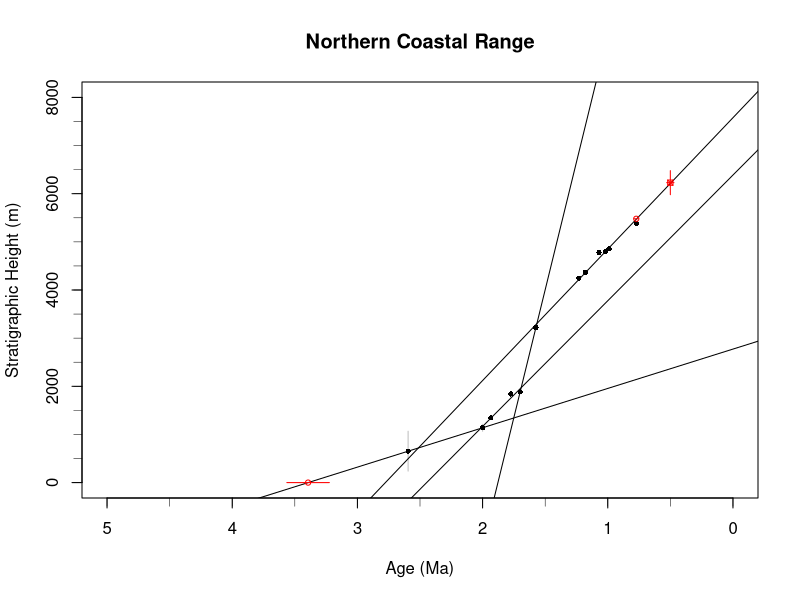

This chart was generated by the following R code: (Note: this script raises an error after producing the figure.)
#for stratigraphy data
Strat = read.csv('Thickness/Ages_N.csv')

age  = c(Strat$age[3:14])
age_err  = c(Strat$age_err[3:14])
top = c(Strat$mean_T[3:14])
top_err = c(Strat$mean_T_err[3:14])

a = age[1:7]
t = top[1:7]
upperREG <- lm(a ~ t)
plotupperREG <- lm(t ~ a)
a = age[7:8]
t = top[7:8]
upperREG2 <- lm(a ~ t)
plotupperREG2 <- lm(t ~ a)
a = age[8:11]
t = top[8:11]
lowerREG2 <- lm(a ~ t)
plotlowerREG2 <- lm(t ~ a)
a = age[11:12]
t = top[11:12]
lowerREG <- lm(a ~ t)
plotlowerREG <- lm(t ~ a)

#abline(lowerREG)
#abline(upperREG)
summary(upperREG)
summary(upperREG2)
summary(lowerREG2)
summary(lowerREG)

#predict strat top and eroded top
xinput = c(Strat$mean_T[1:2])
pAge_top = predict(upperREG, data.frame(t = xinput), se.fit=T, interval = 'confidence')
Strat$age[1:2] = pAge_top$fit[1:2]
Strat$age_err[1:2] = pAge_top$se.fit

#predict strat top and eroded top
xinput = c(Strat$mean_T[15])
pAge_base = predict(lowerREG, data.frame(t = xinput), se.fit=T, interval = 'confidence')
Strat$age[15] = pAge_base$fit[1]
#Strat$age_err[15] = pAge_base$se.fit
Strat$age_err[15] = Strat$age[15]*.05 #just give 5% error 

#####
#save following plot
pdf("Figures/AgeModel_N.pdf", width=3.5, height=3,pointsize = 9)

#plot data and error bar
plot(top~age, pch = 16,cex=.7, ylab="Stratigraphic Height (m)", xlab="Age (Ma)", main="Northern Coastal Range",ylim=(c(0,8000)), xlim=rev(c(0,5)))
rug(seq(0, 5, by=.5), ticksize = -0.02, side = 1)
rug(seq(0, 8000, by=500), ticksize = -0.02, side = 2)
arrows(age+age_err, top, age-age_err, top, length=0, angle=0, code=3, col ="grey", lwd=1)
arrows(age, top+top_err, age, top-top_err, length=0, angle=0, code=3, col ="grey", lwd=1)
points(top~age,pch=16,cex=.7)
#plot regression lines
abline(plotupperREG)
abline(plotupperREG2)
abline(plotlowerREG2)
abline(plotlowerREG)

#plot predicted data (upper)
xinput = c(Strat$mean_T[c(2,15)])
arrows(Strat$age[c(2,15)]+Strat$age_err[c(2,15)], Strat$mean_T[c(2,15)], Strat$age[c(2,15)]-Strat$age_err[c(2,15)], Strat$mean_T[c(2,15)], length=0, angle=0, code=3, col ="red", lwd=1)
arrows(Strat$age[c(2,15)], Strat$mean_T[c(2,15)]+Strat$mean_T_err[c(2,15)], Strat$age[c(2,15)], Strat$mean_T[c(2,15)]-Strat$mean_T_err[c(2,15)], length=0, angle=0, code=3, col ="red", lwd=1)
points(xinput~Strat$age[c(2,15)],col="red",cex=.7)
#plot predicted data (lower)
xinput = c(Strat$mean_T[1])
arrows(Strat$age[1]+Strat$age_err[1], Strat$mean_T[1], Strat$age[1]-Strat$age_err[1], Strat$mean_T[1], length=0, angle=0, code=3, col ="red", lwd=1)
arrows(Strat$age[1], Strat$mean_T[1]+Strat$mean_T_err[1], Strat$age[1], Strat$mean_T[1]-Strat$mean_T_err[1], length=0, angle=0, code=3, col ="red", lwd=1)
points(xinput~Strat$age[1],pch=7,col="red",cex=.7)

dev.off()

#######
#thickness....
top = Strat$mean_T
top_err = Strat$mean_T_err
T0 <- c(c(Strat$mean_T[1:14] - Strat$mean_T[2:15]),0)
T0err <- c(c(sqrt((Strat$mean_T_err[1:14])^2 + (Strat$mean_T_err[2:15])^2)), Strat$mean_T_err[15])

#Output data
age  = Strat$age[1:15]
age_err  = Strat$age_err[1:15]
unitno = Strat$unit[1:15]

StratUnits <- data.frame(Units = unitno, Age = age, Age_err = age_err, oT = T0, T0_err = T0err)
print(StratUnits)

write.csv(StratUnits, "Thickness/Ages_N_new.csv", row.names = FALSE)

#Find interceptions among regressions
REGintercept1 <- abs((unname(coef(upperREG2)[1])-unname(coef(upperREG)[1]))/(unname(coef(upperREG2)[2])-unname(coef(upperREG)[2])))
REGintercept2 <- abs((unname(coef(lowerREG2)[1])-unname(coef(upperREG2)[1]))/(unname(coef(lowerREG2)[2])-unname(coef(upperREG2)[2])))
REGintercept3 <- abs((unname(coef(lowerREG2)[1])-unname(coef(lowerREG)[1]))/(unname(coef(lowerREG2)[2])-unname(coef(lowerREG)[2])))
plotREGintercept1 <- abs((unname(coef(plotupperREG2)[1])-unname(coef(plotupperREG)[1]))/(unname(coef(plotupperREG2)[2])-unname(coef(plotupperREG)[2])))
plotREGintercept2 <- abs((unname(coef(plotlowerREG2)[1])-unname(coef(plotupperREG2)[1]))/(unname(coef(plotlowerREG2)[2])-unname(coef(plotupperREG2)[2])))
plotREGintercept3 <- abs((unname(coef(plotlowerREG2)[1])-unname(coef(plotlowerREG)[1]))/(unname(coef(plotlowerREG2)[2])-unname(coef(plotlowerREG)[2])))

#output regression functions
Regressions <- data.frame(Model = c("upper ages","upper ages 2","lower ages 2","lower ages")
                         , slope = c(unname(coef(upperREG)[2]),unname(coef(upperREG2)[2]),unname(coef(lowerREG2)[2]),unname(coef(lowerREG)[2]))
                         , slope_err = c(coef(summary(upperREG))[2, "Std. Error"],coef(summary(upperREG2))[2, "Std. Error"],coef(summary(lowerREG2))[2, "Std. Error"],coef(summary(lowerREG))[2, "Std. Error"])
                         , intercept = c(unname(coef(upperREG)[1]),unname(coef(upperREG2)[1]),unname(coef(lowerREG2)[1]),unname(coef(lowerREG)[1]))
                         , intercept_err = c(coef(summary(upperREG))[1, "Std. Error"],coef(summary(upperREG2))[1, "Std. Error"], coef(summary(lowerREG2))[1, "Std. Error"],coef(summary(lowerREG))[1, "Std. Error"])
                         , r_squared = c(summary(upperREG)$r.squared,summary(upperREG2)$r.squared, summary(lowerREG2)$r.squared,summary(lowerREG)$r.squared)
                         , p_slope = c(coef(summary(upperREG))[2, "Pr(>|t|)"],coef(summary(upperREG2))[2, "Pr(>|t|)"],coef(summary(lowerREG2))[2, "Pr(>|t|)"],coef(summary(lowerREG))[2, "Pr(>|t|)"])
                         , lowerupper = c(REGintercept1, REGintercept2, REGintercept3,0)
                         , upperbound = c(max(top), REGintercept1, REGintercept2, REGintercept3))

print(Regressions)
write.csv(Regressions, "Thickness/Age_DepthModel_N.csv", row.names = FALSE)

plotRegressions <- data.frame(Model = c("upper ages","upper ages 2","lower ages 2","lower ages")
                          , slope = c(unname(coef(plotupperREG)[2]),unname(coef(plotupperREG2)[2]),unname(coef(plotlowerREG2)[2]),unname(coef(plotlowerREG)[2]))
                          , slope_err = c(coef(summary(plotupperREG))[2, "Std. Error"],coef(summary(plotupperREG2))[2, "Std. Error"],coef(summary(plotlowerREG2))[2, "Std. Error"],coef(summary(plotlowerREG))[2, "Std. Error"])
                          , intercept = c(unname(coef(plotupperREG)[1]),unname(coef(plotupperREG2)[1]),unname(coef(plotlowerREG2)[1]),unname(coef(plotlowerREG)[1]))
                          , intercept_err = c(coef(summary(plotupperREG))[1, "Std. Error"],coef(summary(plotupperREG2))[1, "Std. Error"], coef(summary(plotlowerREG2))[1, "Std. Error"],coef(summary(plotlowerREG))[1, "Std. Error"])
                          , r_squared = c(summary(plotupperREG)$r.squared,summary(plotupperREG2)$r.squared, summary(plotlowerREG2)$r.squared,summary(plotlowerREG)$r.squared)
                          , p_slope = c(coef(summary(plotupperREG))[2, "Pr(>|t|)"],coef(summary(plotupperREG2))[2, "Pr(>|t|)"],coef(summary(plotlowerREG2))[2, "Pr(>|t|)"],coef(summary(plotlowerREG))[2, "Pr(>|t|)"])
                          , lowerupper = c(plotREGintercept1, plotREGintercept2, plotREGintercept3,max(age))
                          , upperbound = c(0, plotREGintercept1, plotREGintercept2, plotREGintercept3))

print(plotRegressions)
write.csv(plotRegressions, "Thickness/Depth_AgeModel_N.csv", row.names = FALSE)



########################
PBimport = read.csv('Thickness/Bathymetry_N.csv')

allStratH = c(PBimport$StratH)
allPB <- c(PBimport$W)
allPBerr <- c(PBimport$Werr)

PBage <- c()
PBageerr <- c()

for (i in 1:length(allStratH)) {
if (allStratH[i] >= REGintercept1 & !is.na(allStratH[i])) {
  xinput = allStratH[i]
  PredictedAge <- predict(upperREG, data.frame(t = xinput), se.fit=T, interval = 'confidence')
  PBage[i] <- unname(PredictedAge$fit[,1])
  PBageerr[i] <- unname(PredictedAge$se.fit)
}
else if (allStratH[i] < REGintercept1 & allStratH[i] > REGintercept2 & !is.na(allStratH[i])) {
    xinput = allStratH[i]
    PredictedAge <- predict(upperREG2, data.frame(t = xinput), se.fit=T, interval = 'confidence')
    PBage[i] <- unname(PredictedAge$fit[,1])
    #PBageerr[i] <- unname(PredictedAge$se.fit)
    PBageerr[i] <- PBage[i]*0.05 #just give 5% error 
}
else if (allStratH[i] <= REGintercept2 & allStratH[i] >= REGintercept3 & !is.na(allStratH[i])) {
    xinput = allStratH[i]
    PredictedAge <- predict(lowerREG2, data.frame(t = xinput), se.fit=T, interval = 'confidence')
    PBage[i] <- unname(PredictedAge$fit[,1])
    PBageerr[i] <- unname(PredictedAge$se.fit)
  }
else if (allStratH[i] < REGintercept3 & !is.na(allStratH[i])) {
  xinput = allStratH[i]
  PredictedAge <- predict(lowerREG, data.frame(t = xinput), se.fit=T, interval = 'confidence')
  PBage[i] <- unname(PredictedAge$fit[,1])
  #PBageerr[i] <- unname(PredictedAge$se.fit)
  PBageerr[i] <- PBage[i]*0.05 #just give 5% error 
}
else {
    PBage[i] <- NA
    PBageerr[i] <- NA
  }
}

AgePB <- data.frame(Age = PBage, Age_err = PBageerr, W = allPB, Werr = allPBerr, stratH = allStratH, section = PBimport$section, ID = PBimport$id, source = PBimport$Source)
AgePB_r <- AgePB[order(AgePB[,1]),]

print(AgePB_r)
write.csv(AgePB_r, "Thickness/PB_Age_N.csv", row.names = FALSE)

#calculate Paleobathymetry for each unit
ExtractedPB <- c()
ExtractedPBerr <- c()
MeanPB <- c()
sePB <- c()

StratUnits = read.csv('Thickness/Ages_N_new.csv')
age  = c(StratUnits$Age)
age_err  = c(StratUnits$Age_err)
unitno = c(StratUnits$Units)


for (i in 1:length(unitno)) {
    for (j in 1:length(AgePB$Age)) {
      if (abs(AgePB$Age[j] - age[i]) <= 0.2 & !is.na(AgePB$Age[j]) & !is.na(AgePB$W[j]) & AgePB$Werr[j] <= 4500) {
        ExtractedPB <- append(ExtractedPB, AgePB$W[j], after = length(ExtractedPB)) 
        ExtractedPBerr <- append(ExtractedPBerr, AgePB$Werr[j], after = length(ExtractedPBerr))
      }
      #already exclude PB data with error > 4500 (the detective limit of the logistic model by Haywood et al, 2016)
      MeanPB[i] <- mean(ExtractedPB, na.rm = TRUE)
      sePB[i] <- sqrt(sum(ExtractedPBerr^2))/length(ExtractedPBerr)
    }
  ExtractedPB <- c()
  ExtractedPBerr <- c()
}

sePB[sePB == "NaN"] = NA 

#arbitrarily make the last guessed paleobathymetery as the the half of the PB
MeanPB[1] <- MeanPB[3]/2
sePB[1] <- MeanPB[3]/2

print(MeanPB)
print(sePB)

UnitPB <- data.frame(Unit = unitno, W = MeanPB, Werr = sePB)
print(UnitPB)
write.csv(UnitPB, "Thickness/PB_Unit_N.csv", row.names = FALSE)


#####
#plot paleobathymetry-age diagram
pdf("Figures/PB_Age_N.pdf", width=3.5, height=2.25,pointsize = 7.5)

plot(AgePB_r$W~AgePB_r$Age, xlim=rev(c(0,5)), ylim=rev(c(0,3000)), pch=16, cex=.7, col="grey",xlab="Age (Ma)", ylab="Paleobathymetry, W (m)",main="N Coastal Ragne Paleobathymetry")
rug(seq(0, 5, by=0.5), ticksize = -0.02, side = 1)
rug(seq(0, 3000, by=500), ticksize = -0.02, side = 2)
arrows(AgePB_r$Age, (AgePB_r$W-AgePB_r$Werr), AgePB_r$Age, (AgePB_r$W+AgePB_r$Werr), length=0.01, angle=0, code=3, col ="grey")
arrows(AgePB_r$Age-AgePB_r$Age_err, AgePB_r$W, AgePB_r$Age+AgePB_r$Age_err, AgePB_r$W, length=0.01, angle=0, code=3, col ="grey")
#points(AgePB_r$W~AgePB_r$Age,pch=19, cex=.6)

points(MeanPB[2:length(MeanPB)]~age[2:length(age)], pch=16, cex=.8, col="red")
points(MeanPB[1]~age[1], pch=7,cex=.7,col="red")
arrows(age-age_err, MeanPB, age+age_err, MeanPB, length=0, angle=0, code=3, col ="red")
arrows(age, (MeanPB-sePB), age, (MeanPB+sePB), length=0, angle=0, code=3, col ="red")
#points(MeanPB~age,pch=19, cex=.6)

dev.off()


###########################
#deltaSL
Sealevelcurve = read.csv('Sealevel/SeaLevel_Miller2020.csv')
SL <- Sealevelcurve$SeaLevel
SLAge <- Sealevelcurve$Age.Ma.

StratUnits = read.csv('Thickness/Ages_N_new.csv')
age  = c(StratUnits$Age)
age_err  = c(StratUnits$Age_err)
unitno = c(StratUnits$Units)

ExtractedSL <- c()
MeanSL <- c()
seSL <- c()

for (i in 1:length(unitno)) {
  #for unit i-1
  for (j in 1:length(SL)) {
    if (SLAge[j] >= age[i]-age_err[i]-0.01 & SLAge[j] <= age[i]+age_err[i]+0.01) {
      ExtractedSL <- append(ExtractedSL, SL[j], after = length(ExtractedSL)) 
    }
    #already exclude PB data with error > 4500 (the detective limit of the logistic model by Haywood et al, 2016)
    MeanSL[i] <- mean(ExtractedSL)
    seSL[i] <- sd(ExtractedSL)/sqrt(length(ExtractedSL))
  }
  ExtractedSL <- c()
}

UnitSL <- data.frame(Unit = unitno, dSL = MeanSL, dSLerr = seSL)
print(UnitSL)
write.csv(UnitSL, "Sealevel/SL_Unit_N.csv", row.names = FALSE)


#####
#plot deltaSL-age diagram
pdf("Figures/SL_Age_N.pdf", width=3.5, height=2.25, pointsize = 6)

plot(SL~SLAge, xlim=rev(c(0,5)), ylim=c(-150,50),type="l",col="grey", xlab="Age (Ma)", 
     ylab=expression(paste(Delta, "Sea Level (m)")),
     main=expression(paste(Delta, "Sea Level (Miller et al., 2020)")))
rug(seq(0, 5, by=0.5), ticksize = -0.02, side = 1)
rug(seq(-150, 50, by=25), ticksize = -0.02, side = 2)
#lines(deltaSL$name~deltaSL$age)

points(MeanSL[2:length(MeanSL)]~age[2:length(age)], pch=16,cex=1, col="red")
points(MeanSL[1]~age[1], pch=7,cex=1,col="red")
arrows(age-age_err, MeanSL, age+age_err, MeanSL, length=0, angle=0, code=3, col ="red")
arrows(age, MeanSL-seSL, age, MeanSL+seSL, length=0, angle=0, code=3, col ="red")

dev.off()
